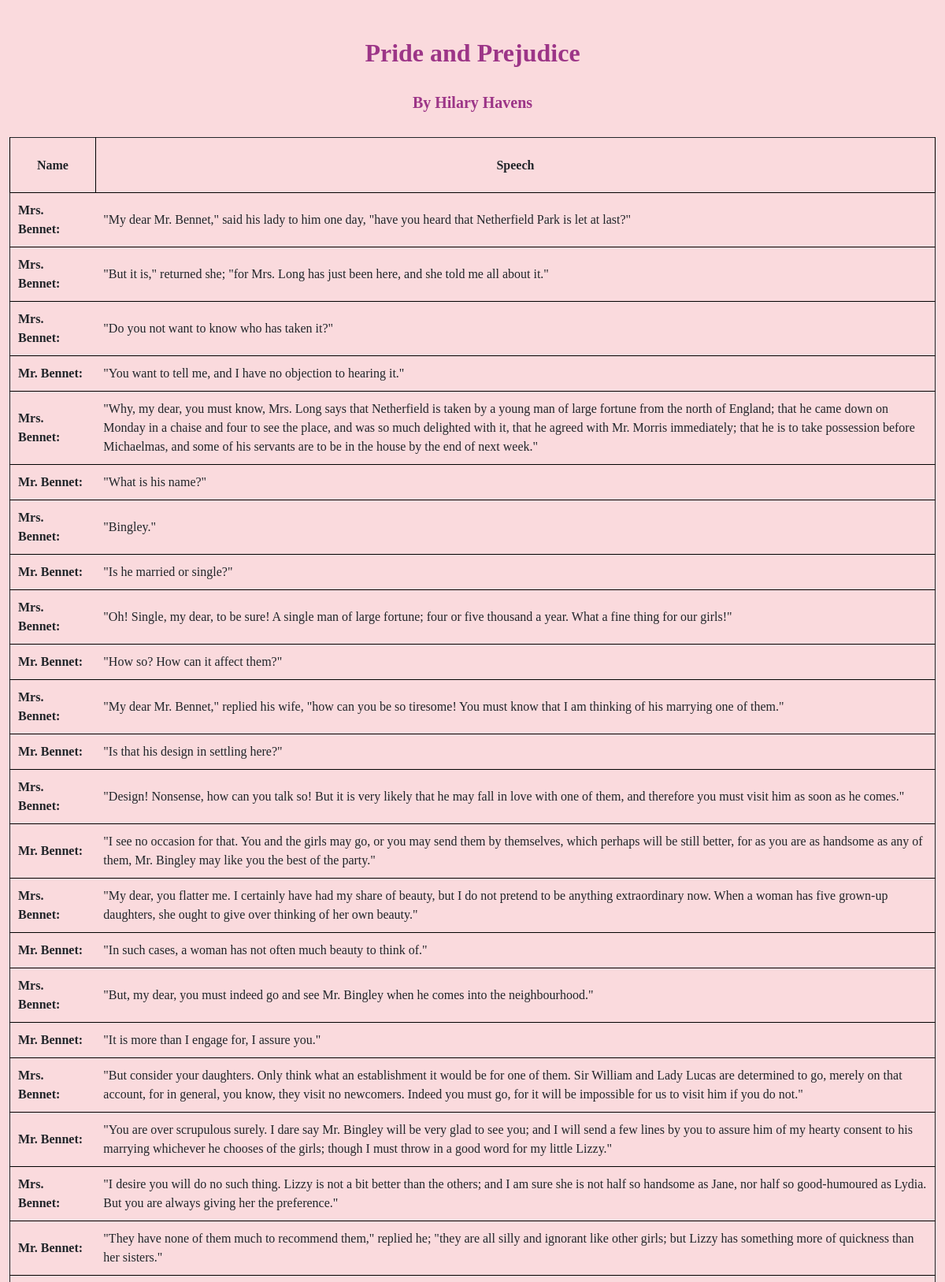
The page / (upper part) on the database its author committed.
### tables this page shows
CREATE TABLE characters(id varchar(100), name varchar(255), FOREIGN KEY (id) REFERENCES speeches(charId));

CREATE TABLE speeches(charId varchar(100), text varchar(60000));

### app.py (the view)
@app.route("/")
def index():
    speeches = db.execute(
        "SELECT characters.name, speeches.text FROM (speeches INNER JOIN characters ON speeches.charID = characters.id)")
    for speech in speeches:
        name = speech["name"]
        text = speech["text"]
    return render_template("index.html", speeches=speeches)

### templates/index.html (shortened to what this page needs)
{% extends "layout.html" %}
{% block main %}
<h2>Pride and Prejudice</h2>
<br/>
<h4>By Hilary Havens</h4>
<br/>
<table>
    <thead>
        <tr>
            <th>Name</th>
            <th>Speech</th>
        </tr>
    </thead>
    <tbody>
        {% for speech in speeches %}
        <tr>
            <td><b>{{ speech.name }}: </b></td>
            <td>{{ speech.text }}</td>
        </tr>
        {% endfor %}
    </tbody>
</table>
{% endblock %}

### templates/layout.html (shortened to what this page needs)
<!DOCTYPE html>
<html lang="en">
    <head>
        <link href="https://cdn.jsdelivr.net/npm/bootstrap@5.1.3/dist/css/bootstrap.min.css" rel="stylesheet">
        <link href="/static/styles.css" rel="stylesheet">
    </head>
    <body>
        <main class="container-fluid py-5 text-center">
            {% block main %}{% endblock %}
        </main>
    </body>
</html>

### static/styles.css (style rules this page uses)
table { width: 100%; border: 1px solid; }
h2 { font-family: "Lucida Handwriting"; font-weight: bold; color: #9c3587; font-size: 32px; }
h4 { font-family: "Lucida Handwriting"; font-weight: bold; color: #9c3587; font-size: 20px; }
body { font-family: "Garamond"; background-color: #fadadd; }
th { padding: 10px; height: 70px; border-bottom: 1px solid #000; border-right: 1px solid #000; border-left: 1px solid #000; }
td { padding: 10px; text-align: left; border-bottom: 1px solid #000; }

### rows shown on the page
characters: name "Mrs. Bennet", text "\"My dear Mr. Bennet,\" said his lady to him one day, \"have you heard that Netherfield Park is let at last?\"", text "\"But it is,\" returned she; \"for Mrs. Long has just been here, and she told me all about it.\"", text "\"Do you not want to know who has taken it?\"", text "\"Why, my dear, you must know, Mrs. Long says that Netherfield is taken by a young man of large fortune from the north of England; that he came down on Monday in a chaise and four to see the place, and was so much delighted with it, that he agreed with Mr. Morris immediately; that he is to take possession before Michaelmas, and some of his servants are to be in the house by the end of next week.\"", text "\"Bingley.\"", text "\"Oh! Single, my dear, to be sure! A single man of large fortune; four or five thousand a year. What a fine thing for our girls!\"", text "\"My dear Mr. Bennet,\" replied his wife, \"how can you be so tiresome! You must know that I am thinking of his marrying one of them.\"", text "\"Design! Nonsense, how can you talk so! But it is very likely that he may fall in love with one of them, and therefore you must visit him as soon as he comes.\"", text "\"My dear, you flatter me. I certainly have had my share of beauty, but I do not pretend to be anything extraordinary now. When a woman has five grown-up daughters, she ought to give over thinking of her own beauty.\"", text "\"But, my dear, you must indeed go and see Mr. Bingley when he comes into the neighbourhood.\"", text "\"But consider your daughters. Only think what an establishment it would be for one of them. Sir William and Lady Lucas are determined to go, merely on that account, for in general, you know, they visit no newcomers. Indeed you must go, for it will be impossible for us to visit him if you do not.\"", text "\"I desire you will do no such thing. Lizzy is not a bit better than the others; and I am sure she is not half so handsome as Jane, nor half so good-humoured as Lydia. But you are always giving her the preference.\""
characters: name "Mr. Bennet", text "\"You want to tell me, and I have no objection to hearing it.\"", text "\"What is his name?\"", text "\"Is he married or single?\"", text "\"How so? How can it affect them?\"", text "\"Is that his design in settling here?\"", text "\"I see no occasion for that. You and the girls may go, or you may send them by themselves, which perhaps will be still better, for as you are as handsome as any of them, Mr. Bingley may like you the best of the party.\"", text "\"In such cases, a woman has not often much beauty to think of.\"", text "\"It is more than I engage for, I assure you.\"", text "\"You are over scrupulous surely. I dare say Mr. Bingley will be very glad to see you; and I will send a few lines by you to assure him of my hearty consent to his marrying whichever he chooses of the girls; though I must throw in a good word for my little Lizzy.\"", text "\"They have none of them much to recommend them,\" replied he; \"they are all silly and ignorant like other girls; but Lizzy has something more of quickness than her sisters.\""
